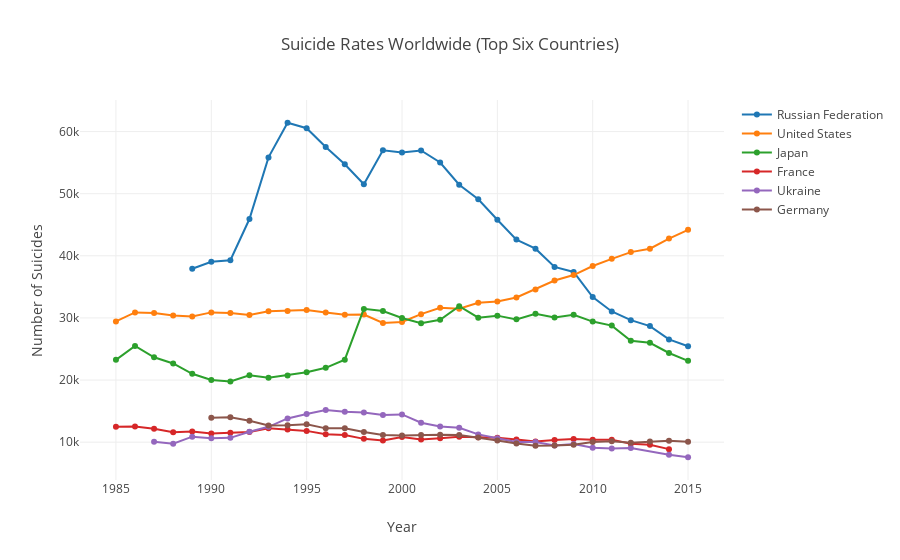

Write notebook code for a chart like this one.
### Code cell
trace_plot(dt_country, 
           categories=categories_c, 
           set_mode='lines+markers', 
           title='Suicide Rates Worldwide (Top Six Countries)', 
           x_label='Year', 
           y_label='Number of Suicides')
